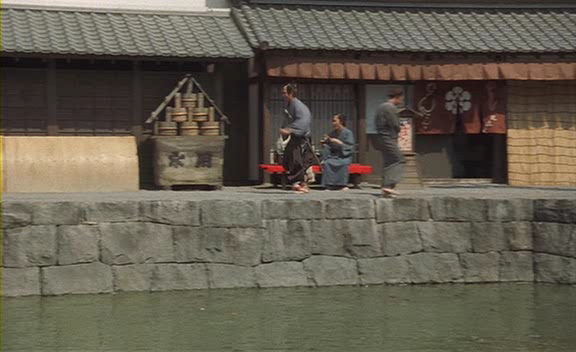
#> input picture Images/001.png, 576 x 352 px
$ python particle_filter.py
#> lines starting #> are read from the running program, lines starting #| are printed output that depends on the picture
#> in main, image is the input picture: shape (352, 576, 3); mean B, G, R 79.8, 93.6, 100.2
import json
import os
import cv2
import numpy as np
import numpy.matlib
import matplotlib.pyplot as plt
import matplotlib.patches as patches


# change IDs to your IDs.
ID1 = "207826314"
ID2 = "208004119"

ID = "HW3_{0}_{1}".format(ID1, ID2)
RESULTS = 'results'
os.makedirs(RESULTS, exist_ok=True)
IMAGE_DIR_PATH = "Images"

# SET NUMBER OF PARTICLES
N = 100

# Initial Settings
s_initial = [297,    # x center
             139,    # y center
              16,    # half width
              43,    # half height
               0,    # velocity x
               0]    # velocity y
s_initial = np.array(s_initial).reshape((6, 1))  # make it a column vector

# Initialize particles by adding noise to initial state
# Make sure to create the right shape (6, N)
# Explicitly shape the noise scale to (6,1) for robust broadcasting
noise_std_initial = np.array([5, 5, 1, 1, 2, 2]).reshape(6, 1)
S = np.tile(s_initial, (1, N)) + np.random.normal(0, noise_std_initial, size=(6, N))


def predict_particles(s_prior: np.ndarray) -> np.ndarray:
    """Progress the prior state with time and add noise.

    Can handle s_prior in two formats:
    1. (6, N): Standard format where N is number of particles, each column is a particle.
    2. (1, 6*N): Flattened format, which will be internally reshaped to (6, N).

    Note that we explicitly did not tell you how to add the noise.
    We allow additional manipulations to the state if you think these are necessary.

    Args:
        s_prior: np.ndarray. The prior state.
    Return:
        state_drifted: np.ndarray. The prior state after drift and noise, in (6, N) format.
    """

    num_particles = 0
    state_for_processing = None

    if s_prior.shape[0] == 6: # Standard (6, N) format
        state_for_processing = s_prior.copy() # Use a copy
        num_particles = s_prior.shape[1]
    elif s_prior.shape[0] == 1 and s_prior.shape[1] > 0 and s_prior.shape[1] % 6 == 0: # Flattened (1, 6*N) format
        num_particles = s_prior.shape[1] // 6
        # Reshape from (1, 6*N) to (6, N).
        # Original (1, 6N) is [x0,y0,w0,h0,vx0,vy0, x1,y1,w1,h1,vx1,vy1, ...]
        # Reshaping to (num_particles, 6) makes each row a particle's state.
        # Transposing then makes each column a particle's state.
        state_for_processing = s_prior.reshape(num_particles, 6).T
    else:
        raise ValueError(
            f"Unsupported s_prior shape: {s_prior.shape}. "
            f"Expected (6, N) or (1, 6*N where 6*N is total elements)."
        )

    state_for_processing = state_for_processing.astype(float)
    state_drifted = state_for_processing # Now guaranteed to be (6, num_particles)

    state_drifted[0, :] += state_drifted[4, :]  # x_c += vx
    state_drifted[1, :] += state_drifted[5, :]  # y_c += vy

    # Adding noise:
    # Add Gaussian noise to all components
    # std should be (6,1) for broadcasting with (6, num_particles)
    std = np.array([5, 5, 1, 1, 1, 1])[:, np.newaxis]
    noise = np.random.normal(0, std, size=(6, num_particles)) # Noise shape is (6, num_particles)
    state_drifted += noise

    # Keep state as float to preserve precision
    return state_drifted # Returns in (6, N) format


def compute_normalized_histogram(image: np.ndarray, state: np.ndarray) -> np.ndarray:
    """Compute the normalized histogram using the state parameters.

    Args:
        image: np.ndarray. The image we want to crop the rectangle from.
        state: np.ndarray. State candidate.

    Return:
        hist: np.ndarray. histogram of quantized colors.
    """
    state = np.floor(state)
    state = state.astype(int)
    hist = np.zeros((16, 16, 16))

    # Get image dimensions
    img_height, img_width = image.shape[:2]
#> img_height = 352; img_width = 576

    # Cropping patch of size (2*half width, 2*half height) centered at the specified location by state
    xc, yc, w, h = state[0, 0], state[1, 0], state[2, 0], state[3, 0]

    # Handle boundary conditions
    x1 = max(0, int(xc - w))
    y1 = max(0, int(yc - h))
    x2 = min(img_width, int(xc + w))
#> x2 = 313
    y2 = min(img_height, int(yc + h))
#> y2 = 182

    # Check if the patch has valid dimensions
    if x2 <= x1 or y2 <= y1:
        return np.ones(16 * 16 * 16) / (16 * 16 * 16)  # Return uniform histogram if patch is invalid

    patch = image[y1:y2, x1:x2, :]  # shape: (2h, 2w, 3)

    # Quantize to 4-bit (values 0–15)
    quantized = patch // 16
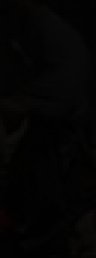
#> quantized: shape (86, 32, 3) (shown 3 times larger); mean B, G, R 3.57, 3.69, 4.29

    for pixel in quantized.reshape(-1, 3): # the reshape- to flatten quantized, each row now a pixel
        r, g, b = pixel
        hist[r, g, b] += 1
#> this loop made 2752 passes
#> (r, g, b) on passes 1 to 3: (3, 3, 3), (3, 3, 3), (3, 3, 4)

    hist = np.reshape(hist, 16 * 16 * 16)
#> hist = 4096 values, max 258 at index 820, min 0 at index 2, mean 0.672

    # normalize
    if np.sum(hist) > 0:
        hist = hist / np.sum(hist)
#> hist = 4096 values, max 0.0938 at index 820, min 0 at index 2, mean 0.000244
    else:
        hist = np.ones_like(hist) / hist.size  # Uniform distribution if empty patch

    return hist


def sample_particles(previous_state: np.ndarray, cdf: np.ndarray) -> np.ndarray:
    """Sample particles from the previous state according to the cdf.

    If additional processing to the returned state is needed - feel free to do it.

    Args:
        previous_state: np.ndarray. previous state, shape: (6, N)
        cdf: np.ndarray. cummulative distribution function: (N, )

    Return:
        s_next: np.ndarray. Sampled particles. shape: (6, N)
    """
    N = previous_state.shape[1]
    S_next = np.zeros_like(previous_state)

    # Generate N random numbers between 0 and 1
    r = np.random.rand(N)

    # For each r, find the index j such that CDF[j] >= r[i]
    indices = np.searchsorted(cdf, r)

    # Use those indices to resample from previous_state
    S_next = previous_state[:, indices]

    return S_next


def bhattacharyya_distance(p: np.ndarray, q: np.ndarray) -> float:
    """Calculate Bhattacharyya Distance between two histograms p and q.

    Args:
        p: np.ndarray. first histogram.
        q: np.ndarray. second histogram.

    Return:
        distance: float. The Bhattacharyya Distance.
    """
    # Ensure histograms are normalized
    p = p / np.sum(p)
    q = q / np.sum(q)

    # Calculate Bhattacharyya coefficient (similarity)
    bc = np.sum(np.sqrt(p * q))

    # Convert to distance (smaller value means more similar)
    # distance = -np.log(bc)

    # Since our implementation expects higher values for more similar histograms
    # Use an exponential function to map it back to a similarity measure
    similarity = np.exp(20 * bc)

    return similarity


# [63 lines left out: function show_particles, not called in this run]


def main():
    # Ensure state_at_first_frame is (6,N) or (1, 6*N) as predict_particles can now handle both.
    # s_initial is (6,1).
    # Original request was to keep this .T version:
    # repmat(s_initial, N, 1) creates (6N, 1), .T makes it (1, 6N)
    state_at_first_frame = np.matlib.repmat(s_initial, N, 1).T

    S = predict_particles(state_at_first_frame) # predict_particles will reshape this to (6,N)

    # LOAD FIRST IMAGE
    image = cv2.imread(os.path.join(IMAGE_DIR_PATH, "001.png"))

    # COMPUTE NORMALIZED HISTOGRAM
    q = compute_normalized_histogram(image, s_initial)
#> q has the same summary as hist in compute_normalized_histogram

    # COMPUTE NORMALIZED WEIGHTS (W) AND PREDICTOR CDFS (C)
    W = np.zeros(N)  # Change from (N, 1) to (N,) for consistent shape

    for i in range(N):
        p = compute_normalized_histogram(image, S[:,i:i+1])
        W[i] = bhattacharyya_distance(p, q)
#> this loop made 100 passes
#> (state in compute_normalized_histogram, xc in compute_normalized_histogram, yc in compute_normalized_histogram, w in compute_normalized_histogram, h in compute_normalized_histogram, x1 in compute_normalized_histogram, y1 in compute_normalized_histogram, x2 in compute_normalized_histogram) on passes 1 to 11: ([289, 131, 17, 41, 0, -2], 289, 131, 17, 41, 272, 90, 306), ([299, 132, 16, 42, 0, -1], 299, 132, 16, 42, 283, 90, 315), ([292, 135, 15, 43, -1, 1], 292, 135, 15, 43, 277, 92, 307), ([298, 144, 15, 43, 0, -1], 298, 144, 15, 43, 283, 101, 313), ([289, 140, 16, 42, 0, -1], 289, 140, 16, 42, 273, 98, 305), ([294, 149, 16, 44, 0, -1], 294, 149, 16, 44, 278, 105, 310), ([296, 143, 16, 42, 0, 0], 296, 143, 16, 42, 280, 101, 312), ([288, 138, 15, 41, -2, 0], 288, 138, 15, 41, 273, 97, 303), ([297, 145, 14, 43, -1, 1], 297, 145, 14, 43, 283, 102, 311), ([295, 140, 15, 44, 0, 0], 295, 140, 15, 44, 280, 96, 310), ([288, 135, 15, 42, -2, -1], 288, 135, 15, 42, 273, 93, 303)
#> (state in compute_normalized_histogram, xc in compute_normalized_histogram, yc in compute_normalized_histogram, w in compute_normalized_histogram, h in compute_normalized_histogram, x1 in compute_normalized_histogram, y1 in compute_normalized_histogram) on pass 37: ([292, 141, 15, 41, 0, 0], 292, 141, 15, 41, 277, 100)
#> pass 1, in compute_normalized_histogram (call 2), `quantized = patch // 16`:
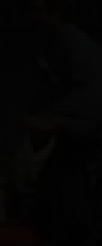
#> quantized: shape (82, 34, 3) (shown 3 times larger); mean B, G, R 3.47, 3.63, 4.39
#> pass 2, in compute_normalized_histogram (call 3), `patch = image[y1:y2, x1:x2, :]`:
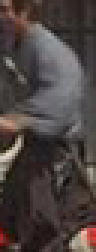
#> patch: shape (84, 32, 3) (shown 3 times larger); mean B, G, R 64.6, 66.5, 75.8
    # No need to flatten since W is already 1D
    W /= np.sum(W) # normalize weights
    C = np.cumsum(W)

    images_processed = 1

    # MAIN TRACKING LOOP
    image_name_list = os.listdir(IMAGE_DIR_PATH)
    image_name_list.sort()
    frame_index_to_avg_state = {}
    frame_index_to_max_state = {}

    # Adaptive reference histogram (optional)
    q_adaptive = q.copy()
    alpha = 0.1  # Adaptation rate

    for image_name in image_name_list[1:]:
        S_prev = S

        # LOAD NEW IMAGE FRAME
        image_path = os.path.join(IMAGE_DIR_PATH, image_name)
        current_image = cv2.imread(image_path)
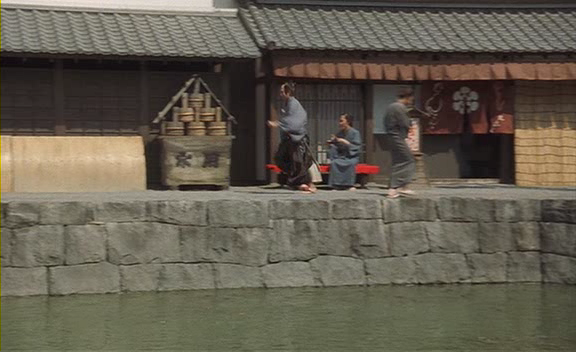
#> input picture Images/002.png, 576 x 352 px
#> current_image is the input picture: shape (352, 576, 3); mean B, G, R 79.6, 93.3, 99.8

        # SAMPLE THE CURRENT PARTICLE FILTERS
        S_next_tag = sample_particles(S_prev, C)

        # PREDICT THE NEXT PARTICLE FILTERS (YOU MAY ADD NOISE
        S = predict_particles(S_next_tag)

        # COMPUTE NORMALIZED WEIGHTS (W) AND PREDICTOR CDFS (C)
        # YOU NEED TO FILL THIS PART WITH CODE:
        W = np.zeros(N)  # Change from (N, 1) to (N,) for consistent shape
        for i in range(N):
            p = compute_normalized_histogram(current_image, S[:, i:i+1])
            W[i] = bhattacharyya_distance(p, q_adaptive)  # Use adaptive reference
#> this loop made 100 passes
#> pass 1, in compute_normalized_histogram (call 102), `patch = image[y1:y2, x1:x2, :]`:
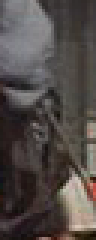
#> patch: shape (80, 32, 3) (shown 3 times larger); mean B, G, R 71.9, 74.8, 81.7
#> pass 2, in compute_normalized_histogram (call 103), `patch = image[y1:y2, x1:x2, :]`:
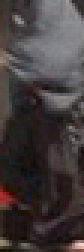
#> patch: shape (84, 28, 3) (shown 3 times larger); mean B, G, R 60.2, 60.3, 67.2
#> pass 2, in compute_normalized_histogram (call 103), `quantized = patch // 16`:
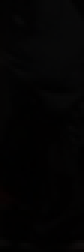
#> quantized: shape (84, 28, 3) (shown 3 times larger); mean B, G, R 3.29, 3.29, 3.75

        # Handle case where all weights could be zero
        if np.sum(W) > 0:
            W /= np.sum(W)
        else:
            # If all weights are zero, use uniform weights
            W = np.ones(N) / N

        C = np.cumsum(W)

        # Update reference histogram (adaptive tracking)
        if np.max(W) > 0.1:  # Only update if there's a confident match
            i_max = np.argmax(W)
            p_best = compute_normalized_histogram(current_image, S[:, i_max:i_max+1])
            q_adaptive = (1 - alpha) * q_adaptive + alpha * p_best

        # CREATE DETECTOR PLOTS
        images_processed += 1
        if 0 == images_processed % 10:
            frame_index_to_avg_state, frame_index_to_max_state = show_particles(
                current_image, S, W, images_processed, ID, frame_index_to_avg_state, frame_index_to_max_state)
#> pass 2 of the loop in main, `for image_name in image_name_list[1:]:`:
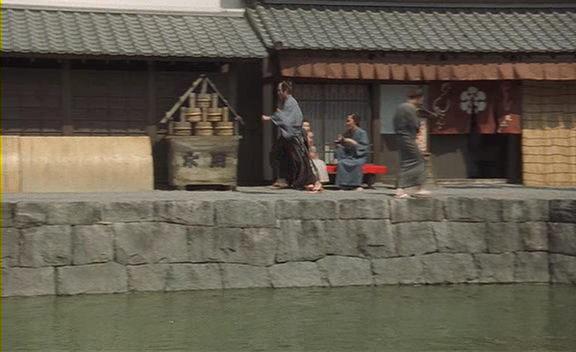
#> input picture Images/003.png, 576 x 352 px
#> in main, current_image is the input picture: shape (352, 576, 3); mean B, G, R 79.8, 93.7, 99.9
#> the loop in main, `for i in range(N):` made 100 passes
#> pass 1, in compute_normalized_histogram (call 202), `patch = image[y1:y2, x1:x2, :]`:
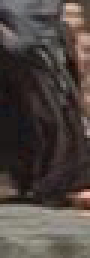
#> patch: shape (86, 30, 3) (shown 3 times larger); mean B, G, R 65.6, 69.8, 78.5
#> pass 2, in compute_normalized_histogram (call 203), `quantized = patch // 16`:
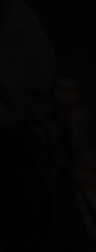
#> quantized: shape (84, 32, 3) (shown 3 times larger); mean B, G, R 3.74, 3.9, 4.38

    with open(os.path.join(RESULTS, 'frame_index_to_avg_state.json'), 'w') as f:
        json.dump(frame_index_to_avg_state, f, indent=4)
    with open(os.path.join(RESULTS, 'frame_index_to_max_state.json'), 'w') as f:
        json.dump(frame_index_to_max_state, f, indent=4)


if __name__ == "__main__":
    main()
